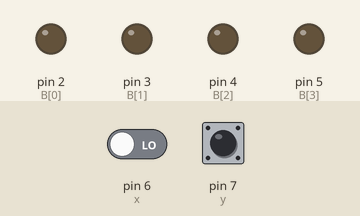
This sketch was run on a simulated Arduino Uno, built with avr-gcc and run on an emulated ATmega328P. Shown: output pins drawn as LEDs (lit = HIGH). The inputs (shaded band) are chosen by the test bench; at power-on: pin 6 (x) LOW, pin 7 (y) HIGH.

Above: at 1.2 s.
1.3 s: pin 6 (x) driven HIGH
At 4.2 s:
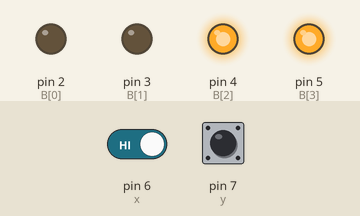
4.3 s: pin 6 (x) driven LOW
At 5.3 s:
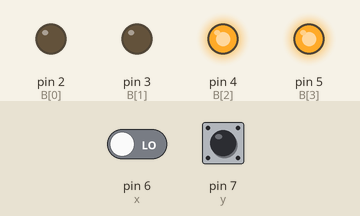
5.8 s: pin 7 (y) pulled LOW for 3.2 s
At 6.2 s:
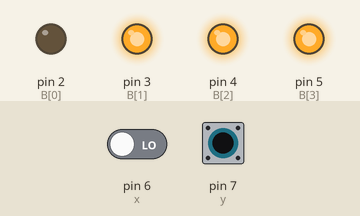
Timing chart, 0 to 9.8 s (numbered marks = the images above; inputs shaded):
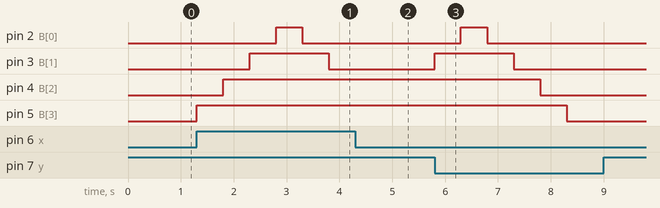

Measured:
- after the input at 1.3 s, pin 2 (B[0]): LOW → HIGH after 1.5 s, → LOW 0.50 s later; pin 3 (B[1]): LOW → HIGH after 1.0 s, → LOW 1.5 s later; pin 4 (B[2]): LOW → HIGH after 0.50 s; pin 5 (B[3]): LOW → HIGH at once
- after the input at 4.3 s, pin 4 (B[2]): stays HIGH (without the input it goes to LOW after 0.00 s)
- after the input at 5.8 s, pin 2 (B[0]): LOW → HIGH after 0.50 s, → LOW 0.50 s later; pin 3 (B[1]): LOW → HIGH at once, → LOW 1.5 s later; pin 4 (B[2]): HIGH → LOW after 2.0 s; pin 5 (B[3]): HIGH → LOW after 2.5 s

The sketch:

Lab2.ino
```cpp
int B[4] = {2, 3, 4, 5};
int x = 6;
int y = 7;
int counter = 0;

void setup() {

  // put your setup code here, to run once:
  pinMode(x, INPUT);
  pinMode(y, INPUT_PULLUP);
  for (int i = 0; i < 4; i++) {
    pinMode(B[i], OUTPUT);
 }
  Serial.begin(9600);
}

void flash() {
    for (int i = 0; i < 4; i++) {
      digitalWrite(B[i], HIGH);
    }
    delay(500);
    for (int i = 0; i < 4; i++) {
      digitalWrite(B[i], LOW);
    }
    delay(500);
    Serial.println(analogRead(A0));
}

void lightstage(){
 digitalWrite(B[0], LOW);
 digitalWrite(B[1], LOW);
 digitalWrite(B[2], LOW);
 digitalWrite(B[3], LOW);
  switch(counter){
    case 0:
    break;
    case 1:
    digitalWrite(B[3], HIGH);
    delay(500);
    break;
    case 2:
    digitalWrite(B[3], HIGH);
    digitalWrite(B[2], HIGH);
    delay(500);
    break;
    case 3:
    digitalWrite(B[3], HIGH);
    digitalWrite(B[2], HIGH);
    digitalWrite(B[1], HIGH);
    delay(500);
    break;
    case 4:
    for (int i = 0; i < 4; i++) {
      digitalWrite(B[i], HIGH);
    }
    delay(500);
    break;
   case 5:
    digitalWrite(B[3], HIGH);
    digitalWrite(B[2], HIGH);
    digitalWrite(B[1], HIGH);
    delay(500);
    break;
    case 6:
    digitalWrite(B[3], HIGH);
    digitalWrite(B[2], HIGH);
    delay(500);
    break;
    case 7:
    digitalWrite(B[3], HIGH);
    delay(500);
    break;
    default:
    break;
}
}
void loop(){

  // put your main code here, to run repeatedly:
  int On = digitalRead(y);
  int Off = digitalRead(x);
  if(Off == HIGH){
    counter++;
    if(counter > 7){
      counter = 7;
    }
     lightstage();
  }
  if(On == LOW){
    counter--;
    if(counter < 0){
      counter = 0;
    }
    lightstage();
  }
}
```
